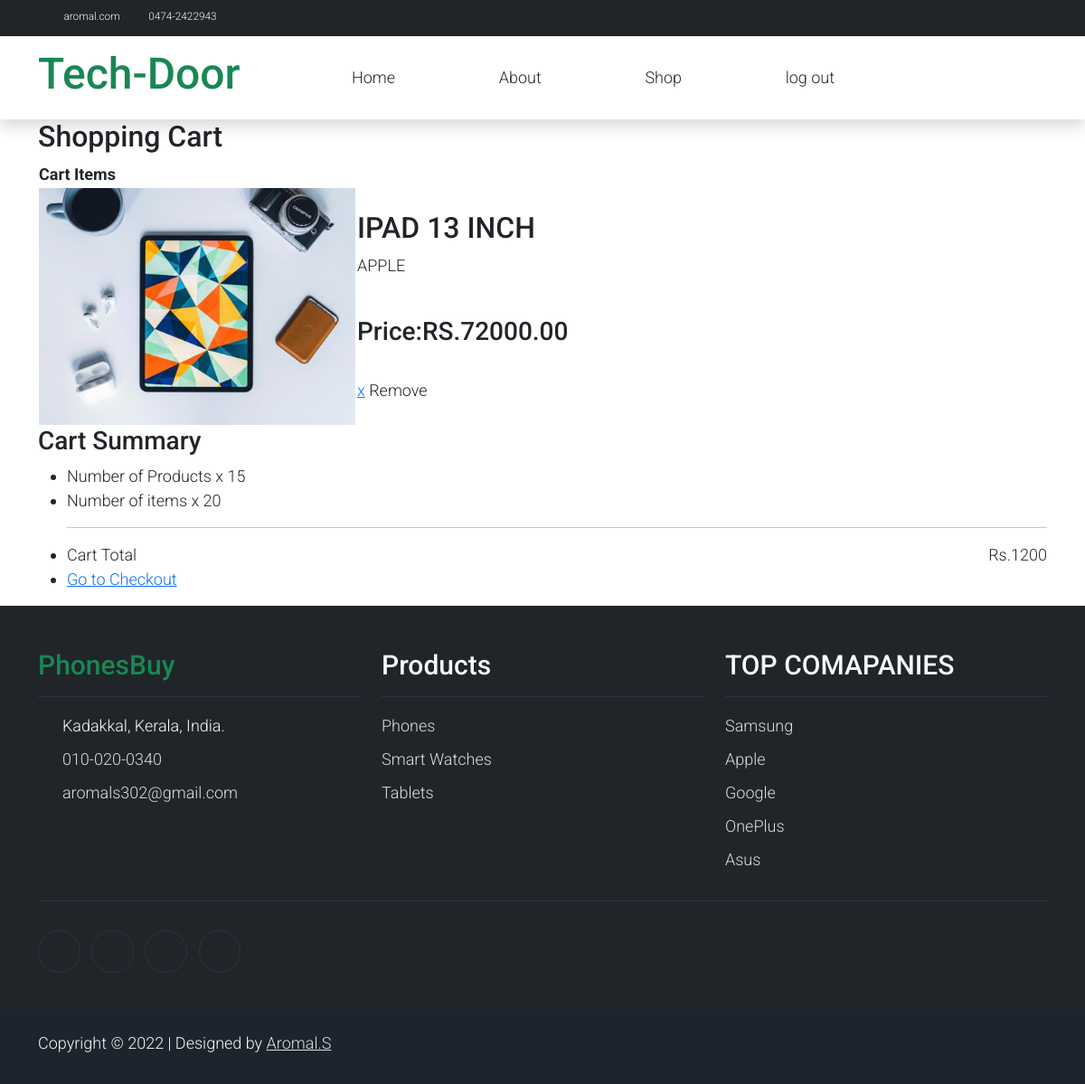
Screenshot of /shop/item/ipad 13 inch/cart/ (signed in) with the database file from the repository.
### coreapp/models.py (models this page shows, shortened)
class Tabs(models.Model):
    tab_id = models.CharField( max_length=20, null=False, primary_key=True,default='')
    brand = models.CharField( max_length=20, null=False)
    name = models.CharField( max_length=30, null= False)
    colour = models.CharField( max_length=10, null= True)
    images = models.FileField( upload_to="tablet_image")
    display_size = models.IntegerField(null=True)
    price = models.DecimalField(max_digits=15,decimal_places=2,default=0.0,null=True)
    instock = models.IntegerField(null=True)
    storage = models.IntegerField(default=128,validators=[MinValueValidator(128),MaxValueValidator(1024)])
    description =models.CharField(max_length=1000 ,null= True)
    ram = models.IntegerField(default=4,null=True,blank=True)
    date_added = models.DateTimeField(default = datetime.now())# has to change to---auto_now_add = True

### customer_purchase/views.py (the view, shortened to what this page needs)
# urls.py: path('',views.CartView.as_view(), name ="cart"),
class CartView(View):
    def get(self,request,pk):
        if request.user.is_authenticated:
            if Smart_phone.objects.filter(name=pk):
                product = Smart_phone.objects.filter(name=pk)
                item = product
                for item in item:
                    if item.instock > 0 :
                        user =  Cart.objects.filter(user=request.user)
                        print(user)
                        Cart.objects.create(
                                products = item
                            )
                    else:
                        Cart.objects.create(
                                user = request.user,
                                products = item
                            )
                    context ={'product':product}
                    return render(request,'customer_purchase/cart.html',context)
            elif Tabs.objects.filter(name=pk):
                product = Tabs.objects.filter(name=pk)
                items = product
                for item in items:
                    if item.instock>0 :
                                context ={'product':product}
                                return render(request,'customer_purchase/cart.html',context)
                    else:
                        return render(request,'customer_purchase/home.html')
        else:
            return redirect('login')

### customer_purchase/templates/customer_purchase/cart.html (shortened to what this page needs)
{% extends "main.html" %}
{% load static %}
{% block content%}
<div class="container">
<h2>Shopping Cart</h2>
<div class="cart-page">
    <div class="cart-items">
        <table>
            <thead>
                <tr>
                    <th colspan="3">Cart Items</th>
                </tr>
            </thead>
            <tbody>
                <form action="">
                <tr>
                    {%for product in product%}
                    <td style="width: 20%;"><img style="width: 350px;" src="{{ product.images.url }}"></td>
                    <td style="width: 60%;">
                        <h2>{{product.name|upper}}</h2>
                        <p>{{ product.brand| upper }}</p>
                        <br>
                        <h3>Price:RS.{{product.price}}</h3>
                        <br>
                        <a href="">x</a> Remove
                    </td>
                    <td class="qty" style="width: 15%;">
                        <br><br>
                    </td>
                {% endfor %}
                </tr>
            </form>
            </tbody>
        </table>
    </div>
    <div class="cart-summary">
        <div class="checkout-total">
            <h3>Cart Summary</h3>
            <ul>
                <li>Number of Products x 15</li>
                <li>Number of items x 20</li>
                <hr>
                <li>Cart Total <span style="float: right;">Rs.1200</span></li>
                <li><a href="">Go to Checkout</a></li>
            </ul>
        </div>
    </div>
</div>
</div>
{% endblock %}

### static/css/templatemo.css (style rules this page uses)
body, ul, li, p, a, label, input, div { font-family: 'Roboto', sans-serif; font-size: 18px !important; font-weight: 300 !important; }

### rows the page displays
Tabs: images (picture), name "IPAD 13 INCH", brand "APPLE", price "72000.00"
